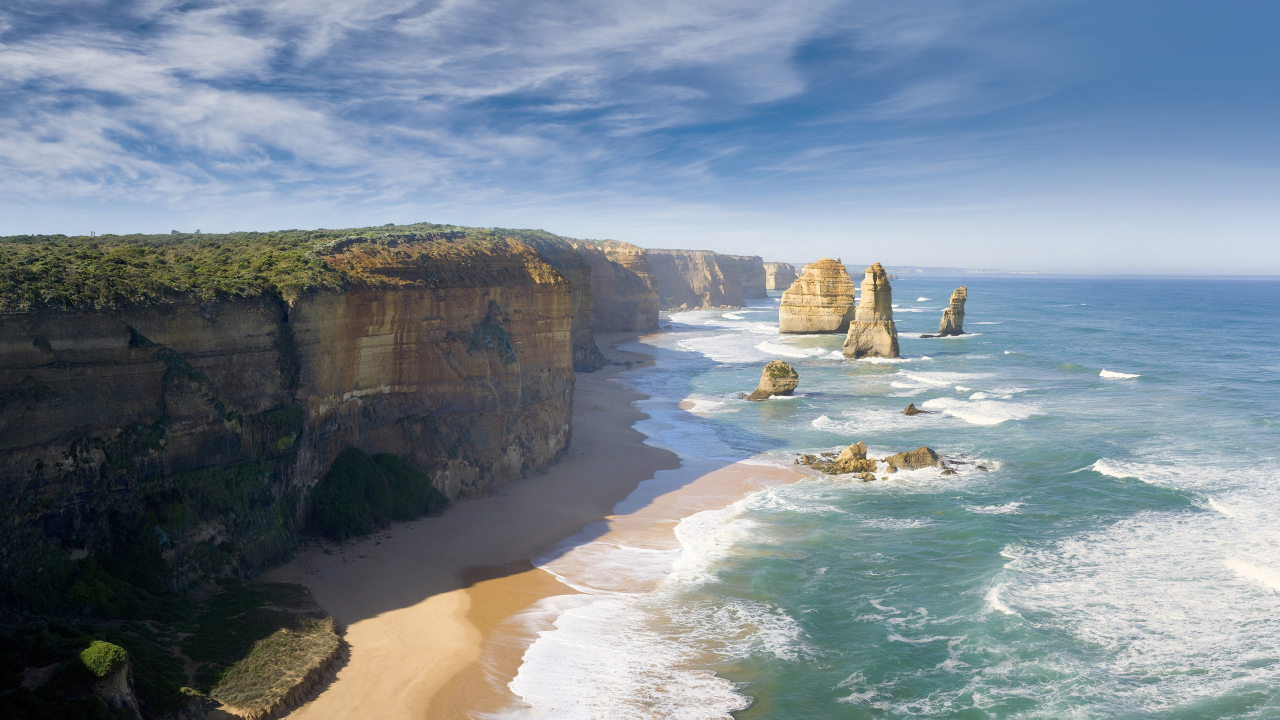
#> input picture sea cliff.jpeg, 3840 x 2160 px (shown at 1/3 size)
$ jupyter execute --allow-errors ImageInhancement.ipynb   (shell and % lines are left out)
#> lines starting #> are read from the running program, lines starting #| are printed output that depends on the picture
[cell 1]
import cv2
import matplotlib.pyplot as plt

[cell 2]
image = cv2.imread('sea cliff.jpeg',1)
#> image is the input picture: shape (2160, 3840, 3); mean B, G, R 147.8, 136.1, 123.2
image_rgb =cv2.cvtColor(image,cv2.COLOR_BGR2RGB)

[cell 3]
plt.imshow(image_rgb)

[cell 4]
import numpy as np
matrix = np.ones(image_rgb.shape,dtype='uint8')*50

[cell 5]
plt.figure(figsize=
           (12,8))
bright = cv2.add(image_rgb,matrix)
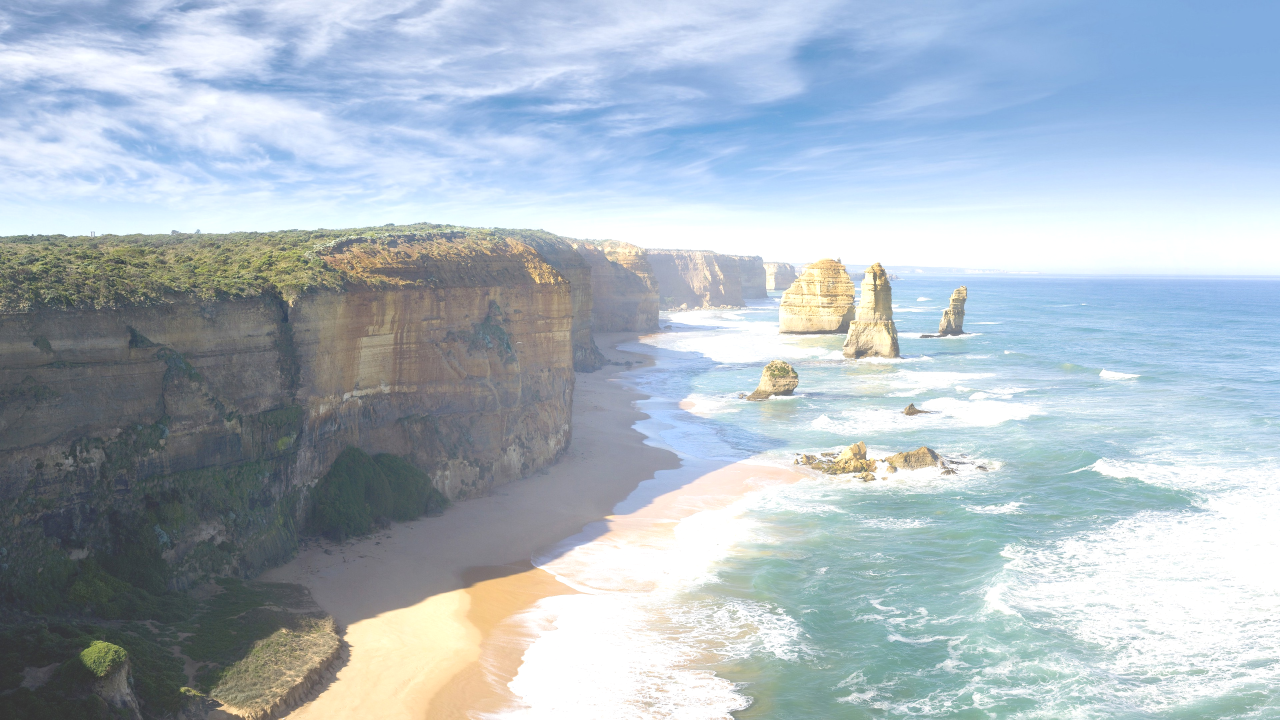
#> bright: shape (2160, 3840, 3) (shown at 1/3 size); mean R, G, B 170.8, 184, 194.5
dark = cv2.subtract(image_rgb,matrix)
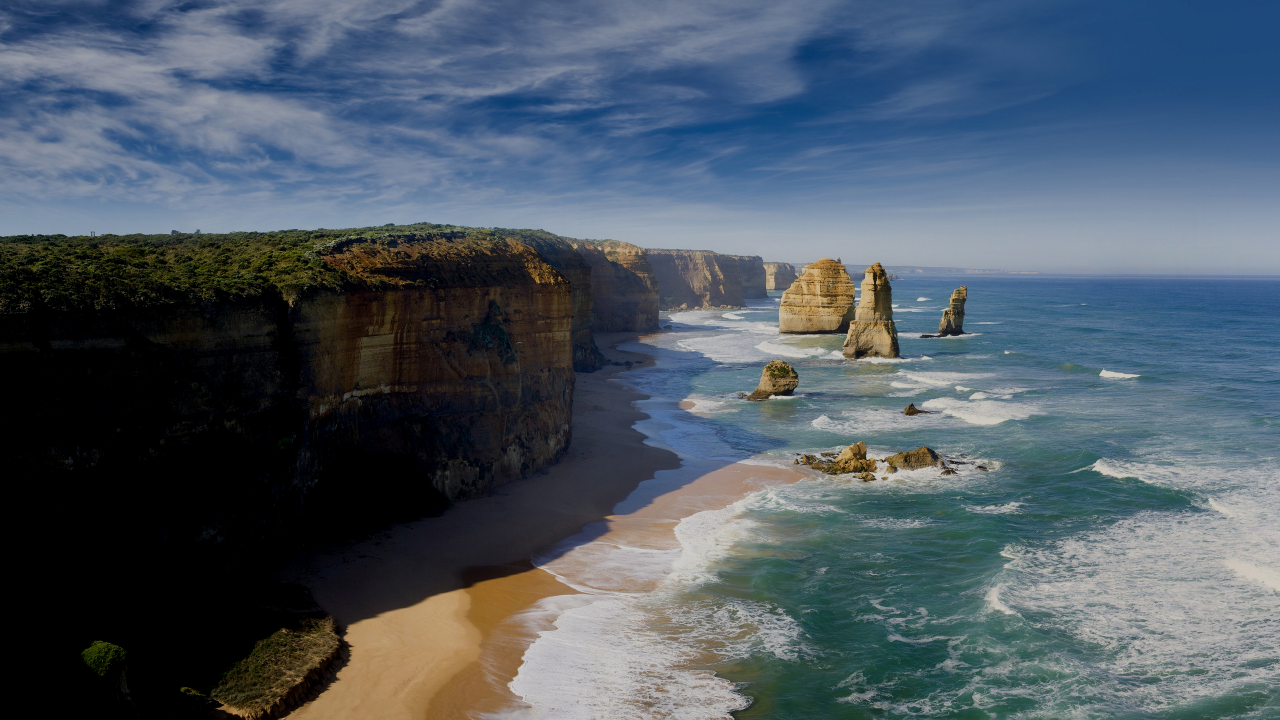
#> dark: shape (2160, 3840, 3) (shown at 1/3 size); mean R, G, B 77.1, 89.1, 100.4
plt.subplot(131)
plt.imshow(bright)
plt.subplot(132)
plt.imshow(image_rgb)
plt.subplot(133)
plt.imshow(dark)
plt.tight_layout()
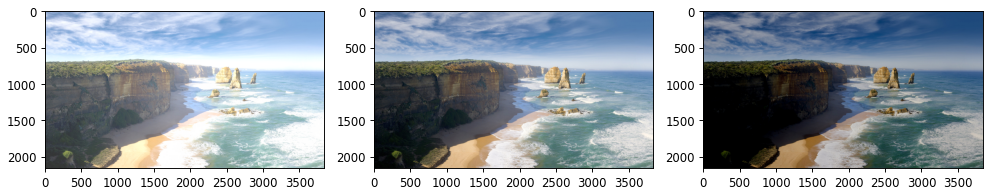
#> figure drawn by matplotlib, 3 panels

[cell 6]
plt.figure(figsize=(12,8))
matrix1 = np.ones(image_rgb.shape)*0.8
martrix2 = np.ones(image_rgb.shape)*1.6

low_contrast = np.uint((cv2.multiply(np.float64(image_rgb),matrix1)))
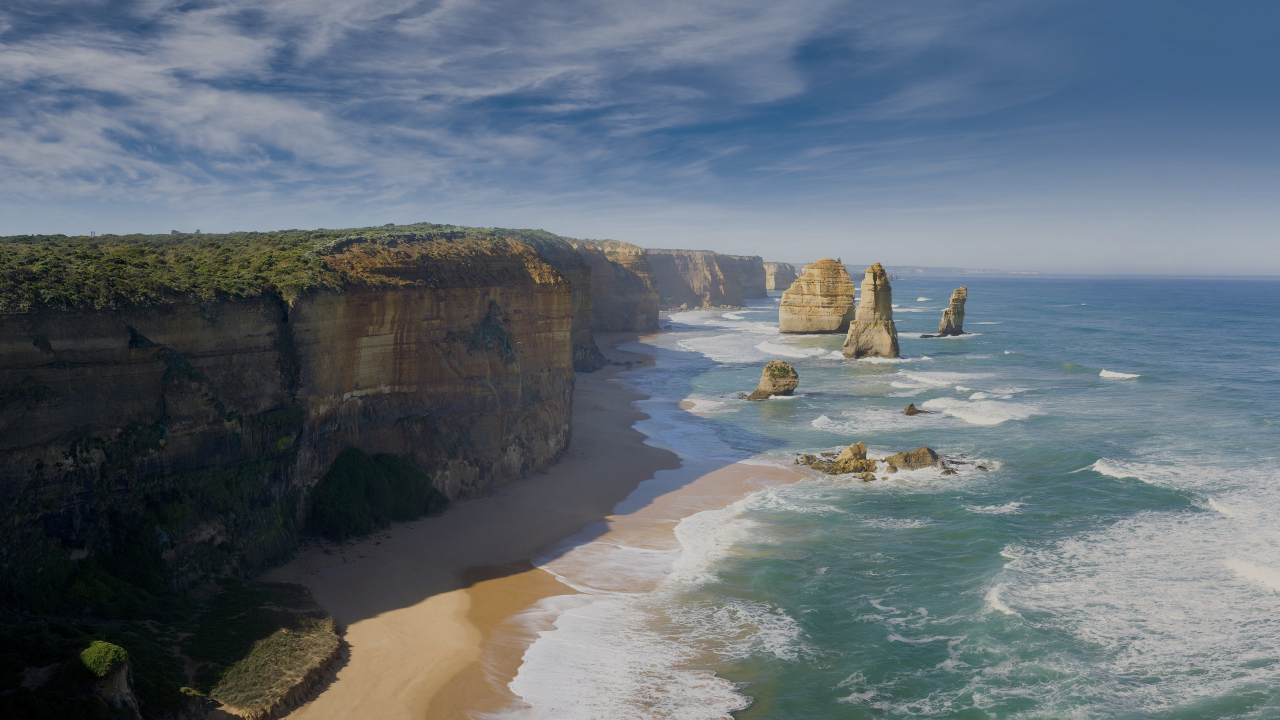
#> low_contrast: shape (2160, 3840, 3) uint64 (shown at 1/3 size); mean R, G, B 98.1, 108.5, 117.8
high_contrast = np.uint(np.clip((cv2.multiply(np.float64(image_rgb),martrix2)),0,255))
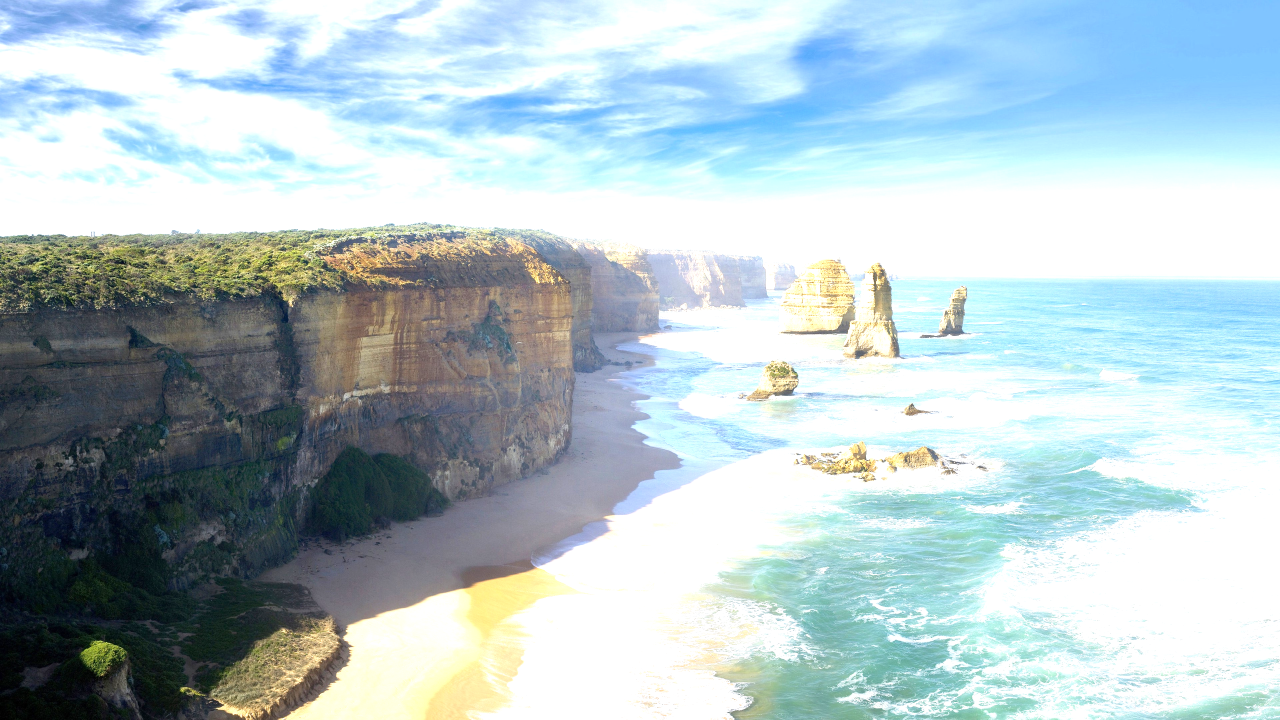
#> high_contrast: shape (2160, 3840, 3) uint64 (shown at 1/3 size); mean R, G, B 178, 196.4, 201.4

plt.subplot(131);plt.imshow(low_contrast);
plt.subplot(132);plt.imshow(image_rgb);
plt.subplot(133);plt.imshow(high_contrast);
plt.tight_layout()
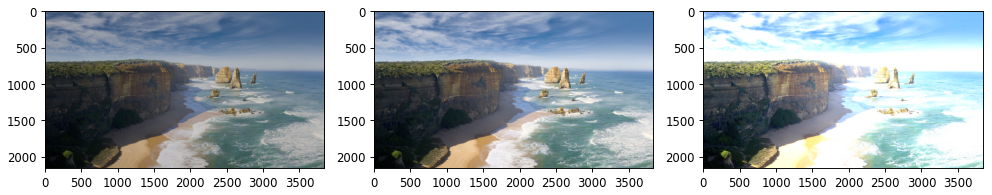
#> figure drawn by matplotlib, 3 panels
